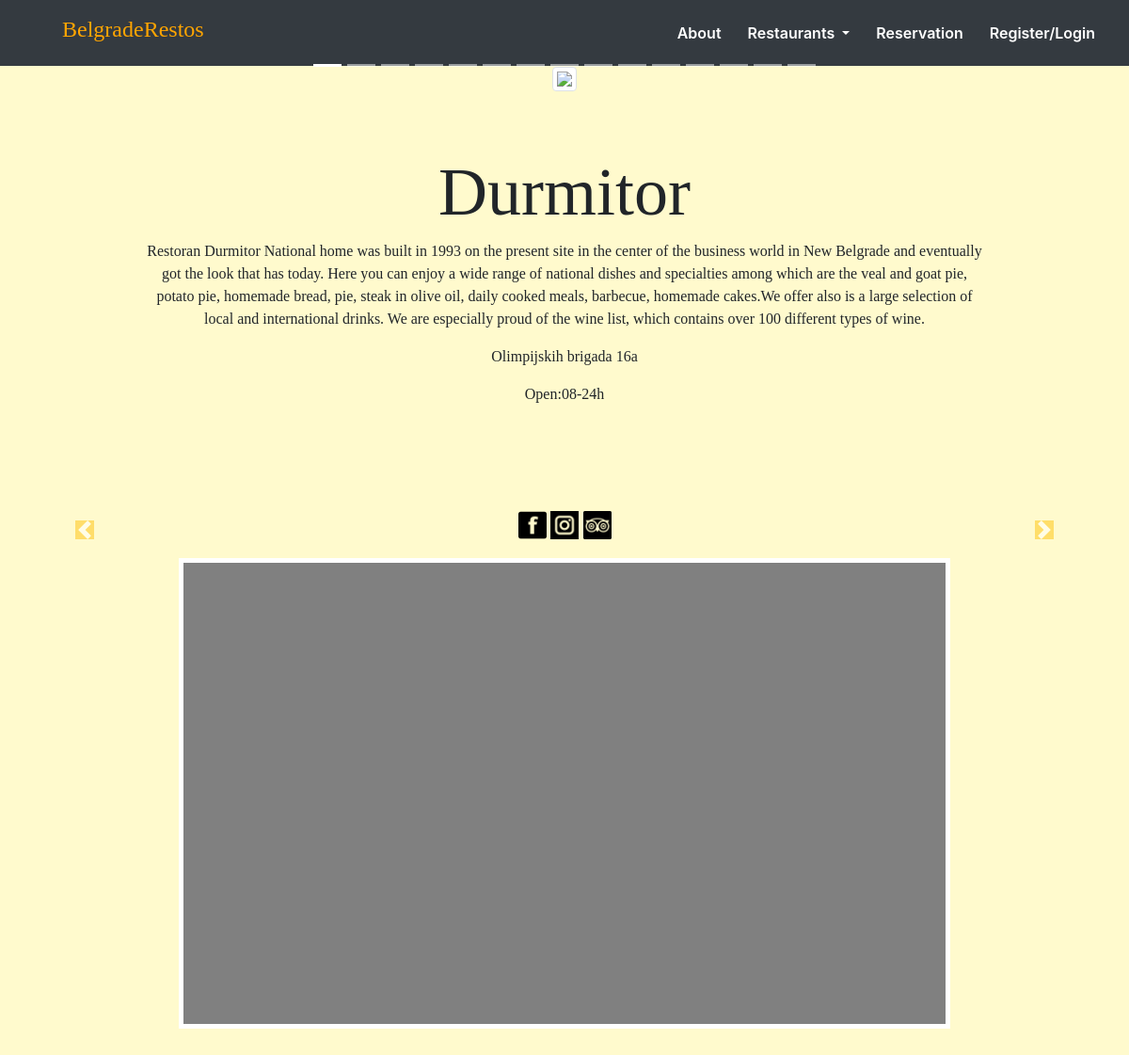
/durmitor.php, run on the app's committed database.
### tables this page shows
CREATE TABLE `restorani` (
  `id` bigint(20) NOT NULL,
  `Name` varchar(255) NOT NULL,
  `Address` varchar(100) NOT NULL,
  `ContactInfo` varchar(255) NOT NULL,
  `About` varchar(1500) NOT NULL,
  `WorkingHours` text NOT NULL
);

### durmitor.php (the view, shortened to what this page needs)
<!DOCTYPE html>
<html>
<head>
	<?php
	include_once 'metatags.php';
	?>
</head>
<body id="durmitor">
	<?php
		include 'components/navbar.php';
	?>
	<?php
	include_once 'navbar.php';
	?>
		<div class="container">
			<div id="photosDurmitor" class="carousel slide d-none d-sm-block text-center" data-ride="carousel">
				<ul class="carousel-indicators">
					<li data-target="#photosDurmitor" data-slide-to="0" class="active"></li>
					<li data-target="#photosDurmitor" data-slide-to="1"></li>
					<li data-target="#photosDurmitor" data-slide-to="2"></li>
					<li data-target="#photosDurmitor" data-slide-to="3"></li>
					<li data-target="#photosDurmitor" data-slide-to="4"></li>
					<li data-target="#photosDurmitor" data-slide-to="5"></li>
					<li data-target="#photosDurmitor" data-slide-to="6"></li>
					<li data-target="#photosDurmitor" data-slide-to="7"></li>
					<li data-target="#photosDurmitor" data-slide-to="8"></li>
					<li data-target="#photosDurmitor" data-slide-to="9"></li>
					<li data-target="#photosDurmitor" data-slide-to="10"></li>
					<li data-target="#photosDurmitor" data-slide-to="11"></li>
					<li data-target="#photosDurmitor" data-slide-to="12"></li>
					<li data-target="#photosDurmitor" data-slide-to="13"></li>
					<li data-target="#photosDurmitor" data-slide-to="14"></li>
				</ul>
				<div class="carousel-inner">
					<div class="carousel-item active">
						<img class="img-thumbnail" src=".\photos\durmitor\durmitor1.png">
					</div>
				</div>
			</div>
			<a class="carousel-control-prev" href="#photosDurmitor" data-slide="prev">
				<p class="carousel-control-prev-icon bg-warning"></p>
			</a>
			<a class="carousel-control-next" href="#photosDurmitor" data-slide="next">
				<p class="carousel-control-next-icon bg-warning"></p>
			</a>
		</div>
		<div id="infoRestaurants">
			<?php
			$connection = mysqli_connect('localhost', 'root', '', 'dbzavrsniprojekat');
			if (mysqli_connect_errno()) {
			echo 'There is problem with connection: ' . mysqli_connect_error();
			} else {
			$query = 'SELECT * FROM restorani WHERE Name = "Durmitor"';
			$result = mysqli_query($connection, $query);
			if ($result == false) {
			echo '<div class="jumbotron">';
			echo 'Error with the query: ' . mysqli_error($connection);
			echo '</div>';
			} else {
			$number_of_restorani = mysqli_num_rows($result);
			for ($i = 0; $i < $number_of_restorani; $i++) {
			$restoran = mysqli_fetch_assoc($result);
			echo '<div class="jumbotron text-center" style="background:transparent !important">';
			echo '<h3 class="display-3">' . $restoran["Name"] . '</h3>';
			echo '<p>' . $restoran["About"] . '</p>';
			echo '<p>' . $restoran["Address"] . '</p>';
			echo '<p>' . $restoran["WorkingHours"] . '</p>';
			echo '</div>';
			}
			}
			}?>
			</div>
		<div id="socialnetlinks">
			<a href="https://www.facebook.com/AmbarBelgrade/?ref=hl" target="_blank"><img class="icons" src=".\.\photos\ambar\icon.png" alt="fbicon"></a>
			<a href="https://www.instagram.com/ambar_belgrade/" target="_blank"><img class="icons" src=".\.\photos\ambar\instagram.png" alt="insticon"></a>
			<a href="https://www.tripadvisor.rs/Restaurant_Review-g294472-d8178411-Reviews-Ambar-Belgrade.html" target="_blank"><img class="icons" src=".\.\photos\ambar\tripadvisor-logotype.png" alt="tripadicon"></a>
		</div>
		<div class="row">
			<div id="map" class="col-8 offset-2 mt-0 mb-5">
 </div>
	</div>
</body>
</html>

### style.css (style rules this page uses)
body { background-color: lemonchiffon !important; width:100%; height:100%; }
#durmitor { background-image: url(././photos/durmitor/676416-PPSOH9-742.jpg); background-size: 102%; text-align: center; }
#infoRestaurants { font-family: "My Custom Font"; }
#map { width: 60%; height: 500px; background-color: grey; border: 5px white solid; }
.icons { height: 30px; width: 30px; }
#socialnetlinks { text-align: center; margin-bottom: 20px; }
.jumbotron { width: 80%; margin: auto; }

### data on the page
restorani: Name "Durmitor", About "Restoran Durmitor National home was built in 1993 on the present site in the center of the business world in New Belgrade and eventually got the look that has today. Here you can enjoy a wide range of national dishes and specialties among which are the veal and goat pie, potato pie, homemade bread, pie, steak in olive oil, daily cooked meals, barbecue, homemade cakes.We offer also is a large selection of local and international drinks. We are especially proud of the wine list, which contains over 100 different types of wine.", Address "Olimpijskih brigada 16a", WorkingHours "Open:08-24h"
